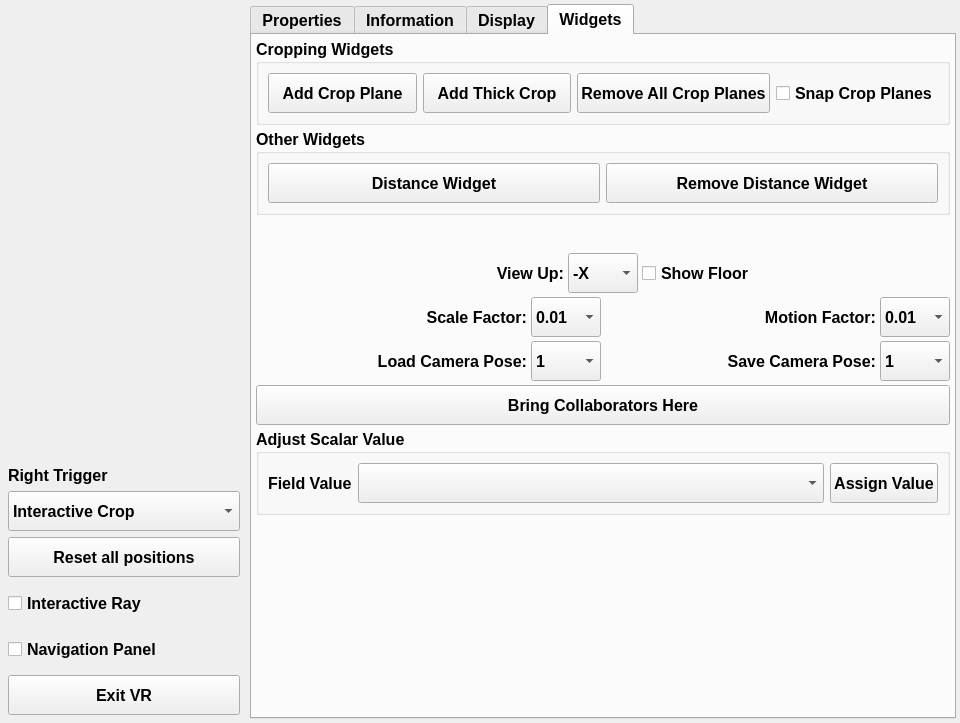
<?xml version="1.0" encoding="UTF-8"?>
<ui version="4.0">
 <class>pqOpenVRControls</class>
 <widget class="QWidget" name="pqOpenVRControls">
  <property name="geometry">
   <rect>
    <x>0</x>
    <y>0</y>
    <width>960</width>
    <height>723</height>
   </rect>
  </property>
  <property name="font">
   <font>
    <family>Arial</family>
    <pointsize>12</pointsize>
    <weight>75</weight>
    <bold>true</bold>
   </font>
  </property>
  <property name="acceptDrops">
   <bool>false</bool>
  </property>
  <property name="windowTitle">
   <string>OpenVRControls</string>
  </property>
  <layout class="QHBoxLayout" name="horizontalLayout_2">
   <property name="leftMargin">
    <number>4</number>
   </property>
   <property name="topMargin">
    <number>4</number>
   </property>
   <property name="rightMargin">
    <number>4</number>
   </property>
   <property name="bottomMargin">
    <number>4</number>
   </property>
   <item>
    <widget class="QWidget" name="widget" native="true">
     <property name="minimumSize">
      <size>
       <width>240</width>
       <height>0</height>
      </size>
     </property>
     <property name="maximumSize">
      <size>
       <width>240</width>
       <height>10000</height>
      </size>
     </property>
     <layout class="QVBoxLayout" name="verticalLayout_5">
      <property name="leftMargin">
       <number>4</number>
      </property>
      <property name="topMargin">
       <number>4</number>
      </property>
      <property name="rightMargin">
       <number>4</number>
      </property>
      <property name="bottomMargin">
       <number>4</number>
      </property>
      <item>
       <widget class="pqPipelineBrowserWidget" name="pipelineBrowser" native="true">
        <property name="sizePolicy">
         <sizepolicy hsizetype="Preferred" vsizetype="Expanding">
          <horstretch>0</horstretch>
          <verstretch>1</verstretch>
         </sizepolicy>
        </property>
        <property name="minimumSize">
         <size>
          <width>0</width>
          <height>360</height>
         </size>
        </property>
        <property name="contextMenuPolicy">
         <enum>Qt::DefaultContextMenu</enum>
        </property>
       </widget>
      </item>
      <item>
       <spacer name="verticalSpacer">
        <property name="orientation">
         <enum>Qt::Vertical</enum>
        </property>
        <property name="sizeHint" stdset="0">
         <size>
          <width>0</width>
          <height>0</height>
         </size>
        </property>
       </spacer>
      </item>
      <item>
       <widget class="QLabel" name="label">
        <property name="text">
         <string>Right Trigger</string>
        </property>
       </widget>
      </item>
      <item>
       <widget class="QComboBox" name="rightTrigger">
        <property name="minimumSize">
         <size>
          <width>40</width>
          <height>40</height>
         </size>
        </property>
        <property name="currentText">
         <string>Interactive Crop</string>
        </property>
        <property name="currentIndex">
         <number>3</number>
        </property>
        <item>
         <property name="text">
          <string>Add Point To Source</string>
         </property>
        </item>
        <item>
         <property name="text">
          <string>Grab</string>
         </property>
        </item>
        <item>
         <property name="text">
          <string>Pick</string>
         </property>
        </item>
        <item>
         <property name="text">
          <string>Interactive Crop</string>
         </property>
        </item>
        <item>
         <property name="text">
          <string>Probe</string>
         </property>
        </item>
       </widget>
      </item>
      <item>
       <widget class="QPushButton" name="resetPositionsButton">
        <property name="minimumSize">
         <size>
          <width>0</width>
          <height>40</height>
         </size>
        </property>
        <property name="text">
         <string>Reset all positions</string>
        </property>
       </widget>
      </item>
      <item>
       <widget class="QCheckBox" name="interactiveRay">
        <property name="minimumSize">
         <size>
          <width>0</width>
          <height>40</height>
         </size>
        </property>
        <property name="text">
         <string>Interactive Ray</string>
        </property>
       </widget>
      </item>
      <item>
       <widget class="QCheckBox" name="navigationPanel">
        <property name="minimumSize">
         <size>
          <width>0</width>
          <height>40</height>
         </size>
        </property>
        <property name="styleSheet">
         <string notr="true"/>
        </property>
        <property name="text">
         <string>Navigation Panel</string>
        </property>
        <property name="iconSize">
         <size>
          <width>16</width>
          <height>16</height>
         </size>
        </property>
       </widget>
      </item>
      <item>
       <widget class="QPushButton" name="exitButton">
        <property name="minimumSize">
         <size>
          <width>0</width>
          <height>40</height>
         </size>
        </property>
        <property name="text">
         <string>Exit VR</string>
        </property>
       </widget>
      </item>
     </layout>
    </widget>
   </item>
   <item>
    <widget class="QTabWidget" name="pqOpenVRTabs">
     <property name="font">
      <font>
       <family>Arial</family>
       <pointsize>12</pointsize>
       <weight>75</weight>
       <bold>true</bold>
      </font>
     </property>
     <property name="acceptDrops">
      <bool>true</bool>
     </property>
     <property name="windowTitle">
      <string>Pipeline</string>
     </property>
     <property name="styleSheet">
      <string notr="true">QTabBar::tab { height: 40px; }
font: 75 12pt &quot;Arial&quot;;</string>
     </property>
     <property name="currentIndex">
      <number>3</number>
     </property>
     <widget class="pqPropertiesPanel" name="propertiesPanel">
      <attribute name="title">
       <string>Properties</string>
      </attribute>
     </widget>
     <widget class="QWidget" name="informationWidgetFrame">
      <attribute name="title">
       <string>Information</string>
      </attribute>
      <layout class="QVBoxLayout" name="verticalLayout_1">
       <property name="spacing">
        <number>0</number>
       </property>
       <property name="leftMargin">
        <number>0</number>
       </property>
       <property name="topMargin">
        <number>0</number>
       </property>
       <property name="rightMargin">
        <number>0</number>
       </property>
       <property name="bottomMargin">
        <number>0</number>
       </property>
       <item>
        <widget class="QScrollArea" name="informationScrollArea">
         <property name="widgetResizable">
          <bool>true</bool>
         </property>
         <widget class="pqProxyInformationWidget" name="informationWidget">
          <property name="geometry">
           <rect>
            <x>0</x>
            <y>0</y>
            <width>98</width>
            <height>28</height>
           </rect>
          </property>
         </widget>
        </widget>
       </item>
      </layout>
     </widget>
     <widget class="pqPropertiesPanel" name="displayPropertiesPanel">
      <property name="panelMode" stdset="0">
       <number>2</number>
      </property>
      <attribute name="title">
       <string>Display</string>
      </attribute>
     </widget>
     <widget class="QWidget" name="widgetsTab">
      <attribute name="title">
       <string>Widgets</string>
      </attribute>
      <layout class="QVBoxLayout" name="verticalLayout_2">
       <property name="spacing">
        <number>4</number>
       </property>
       <property name="leftMargin">
        <number>4</number>
       </property>
       <property name="topMargin">
        <number>4</number>
       </property>
       <property name="rightMargin">
        <number>4</number>
       </property>
       <property name="bottomMargin">
        <number>4</number>
       </property>
       <item>
        <widget class="QGroupBox" name="groupBoxCrop">
         <property name="font">
          <font>
           <family>Arial</family>
           <pointsize>12</pointsize>
           <weight>75</weight>
           <bold>true</bold>
          </font>
         </property>
         <property name="title">
          <string>Cropping Widgets</string>
         </property>
         <layout class="QHBoxLayout" name="horizontalLayout">
          <item>
           <widget class="QPushButton" name="addCropButton">
            <property name="minimumSize">
             <size>
              <width>0</width>
              <height>40</height>
             </size>
            </property>
            <property name="font">
             <font>
              <family>Arial</family>
              <pointsize>12</pointsize>
              <weight>75</weight>
              <bold>true</bold>
             </font>
            </property>
            <property name="text">
             <string>Add Crop Plane</string>
            </property>
           </widget>
          </item>
          <item>
           <widget class="QPushButton" name="addThickCropButton">
            <property name="minimumSize">
             <size>
              <width>0</width>
              <height>40</height>
             </size>
            </property>
            <property name="font">
             <font>
              <family>Arial</family>
              <pointsize>12</pointsize>
              <weight>75</weight>
              <bold>true</bold>
             </font>
            </property>
            <property name="text">
             <string>Add Thick Crop</string>
            </property>
           </widget>
          </item>
          <item>
           <widget class="QPushButton" name="removeCropsButton">
            <property name="minimumSize">
             <size>
              <width>0</width>
              <height>40</height>
             </size>
            </property>
            <property name="font">
             <font>
              <family>Arial</family>
              <pointsize>12</pointsize>
              <weight>75</weight>
              <bold>true</bold>
             </font>
            </property>
            <property name="text">
             <string>Remove All Crop Planes</string>
            </property>
           </widget>
          </item>
          <item>
           <widget class="QCheckBox" name="cropSnapping">
            <property name="minimumSize">
             <size>
              <width>0</width>
              <height>40</height>
             </size>
            </property>
            <property name="font">
             <font>
              <family>Arial</family>
              <pointsize>12</pointsize>
              <weight>75</weight>
              <bold>true</bold>
             </font>
            </property>
            <property name="text">
             <string>Snap Crop Planes</string>
            </property>
           </widget>
          </item>
         </layout>
        </widget>
       </item>
       <item>
        <widget class="QGroupBox" name="groupBox">
         <property name="font">
          <font>
           <family>Arial</family>
           <pointsize>12</pointsize>
           <weight>75</weight>
           <bold>true</bold>
          </font>
         </property>
         <property name="title">
          <string>Other Widgets</string>
         </property>
         <layout class="QGridLayout" name="gridLayout">
          <item row="0" column="0">
           <widget class="QPushButton" name="measurement">
            <property name="minimumSize">
             <size>
              <width>0</width>
              <height>40</height>
             </size>
            </property>
            <property name="font">
             <font>
              <family>Arial</family>
              <pointsize>12</pointsize>
              <weight>75</weight>
              <bold>true</bold>
             </font>
            </property>
            <property name="text">
             <string>Distance Widget</string>
            </property>
           </widget>
          </item>
          <item row="0" column="1">
           <widget class="QPushButton" name="removeMeasurement">
            <property name="minimumSize">
             <size>
              <width>0</width>
              <height>40</height>
             </size>
            </property>
            <property name="font">
             <font>
              <family>Arial</family>
              <pointsize>12</pointsize>
              <weight>75</weight>
              <bold>true</bold>
             </font>
            </property>
            <property name="text">
             <string>Remove Distance Widget</string>
            </property>
           </widget>
          </item>
         </layout>
        </widget>
       </item>
       <item>
        <widget class="pqVCRToolbar" name="VCR" native="true">
         <property name="minimumSize">
          <size>
           <width>20</width>
           <height>30</height>
          </size>
         </property>
        </widget>
       </item>
       <item>
        <layout class="QHBoxLayout" name="horizontalLayout_3">
         <item>
          <widget class="QLabel" name="viewUpLabel">
           <property name="minimumSize">
            <size>
             <width>0</width>
             <height>40</height>
            </size>
           </property>
           <property name="font">
            <font>
             <family>Arial</family>
             <pointsize>12</pointsize>
             <weight>75</weight>
             <bold>true</bold>
            </font>
           </property>
           <property name="text">
            <string>View Up:</string>
           </property>
           <property name="alignment">
            <set>Qt::AlignRight|Qt::AlignTrailing|Qt::AlignVCenter</set>
           </property>
          </widget>
         </item>
         <item>
          <widget class="QComboBox" name="viewUpCombo">
           <property name="minimumSize">
            <size>
             <width>0</width>
             <height>40</height>
            </size>
           </property>
           <property name="maximumSize">
            <size>
             <width>70</width>
             <height>16777215</height>
            </size>
           </property>
           <property name="font">
            <font>
             <family>Arial</family>
             <pointsize>12</pointsize>
             <weight>75</weight>
             <bold>true</bold>
            </font>
           </property>
           <item>
            <property name="text">
             <string>-X</string>
            </property>
           </item>
           <item>
            <property name="text">
             <string>+X</string>
            </property>
           </item>
           <item>
            <property name="text">
             <string>-Y</string>
            </property>
           </item>
           <item>
            <property name="text">
             <string>+Y</string>
            </property>
           </item>
           <item>
            <property name="text">
             <string>-Z</string>
            </property>
           </item>
           <item>
            <property name="text">
             <string>+Z</string>
            </property>
           </item>
          </widget>
         </item>
         <item>
          <widget class="QCheckBox" name="showFloorCheckbox">
           <property name="minimumSize">
            <size>
             <width>0</width>
             <height>40</height>
            </size>
           </property>
           <property name="font">
            <font>
             <family>Arial</family>
             <pointsize>12</pointsize>
             <weight>75</weight>
             <bold>true</bold>
            </font>
           </property>
           <property name="text">
            <string>Show Floor</string>
           </property>
          </widget>
         </item>
        </layout>
       </item>
       <item>
        <layout class="QHBoxLayout" name="horizontalLayout_4">
         <item>
          <widget class="QLabel" name="scaleFactorLabel">
           <property name="minimumSize">
            <size>
             <width>0</width>
             <height>40</height>
            </size>
           </property>
           <property name="font">
            <font>
             <family>Arial</family>
             <pointsize>12</pointsize>
             <weight>75</weight>
             <bold>true</bold>
            </font>
           </property>
           <property name="text">
            <string>Scale Factor:</string>
           </property>
           <property name="alignment">
            <set>Qt::AlignRight|Qt::AlignTrailing|Qt::AlignVCenter</set>
           </property>
          </widget>
         </item>
         <item>
          <widget class="QComboBox" name="scaleFactorCombo">
           <property name="minimumSize">
            <size>
             <width>0</width>
             <height>40</height>
            </size>
           </property>
           <property name="maximumSize">
            <size>
             <width>70</width>
             <height>16777215</height>
            </size>
           </property>
           <property name="font">
            <font>
             <family>Arial</family>
             <pointsize>12</pointsize>
             <weight>75</weight>
             <bold>true</bold>
            </font>
           </property>
           <property name="currentText">
            <string>0.01</string>
           </property>
           <item>
            <property name="text">
             <string>0.01</string>
            </property>
           </item>
           <item>
            <property name="text">
             <string>0.1</string>
            </property>
           </item>
           <item>
            <property name="text">
             <string>1</string>
            </property>
           </item>
           <item>
            <property name="text">
             <string>10</string>
            </property>
           </item>
           <item>
            <property name="text">
             <string>100</string>
            </property>
           </item>
          </widget>
         </item>
         <item>
          <widget class="QLabel" name="motionFactorLabel">
           <property name="minimumSize">
            <size>
             <width>0</width>
             <height>40</height>
            </size>
           </property>
           <property name="font">
            <font>
             <family>Arial</family>
             <pointsize>12</pointsize>
             <weight>75</weight>
             <bold>true</bold>
            </font>
           </property>
           <property name="text">
            <string>Motion Factor:</string>
           </property>
           <property name="alignment">
            <set>Qt::AlignRight|Qt::AlignTrailing|Qt::AlignVCenter</set>
           </property>
          </widget>
         </item>
         <item>
          <widget class="QComboBox" name="motionFactorCombo">
           <property name="minimumSize">
            <size>
             <width>0</width>
             <height>40</height>
            </size>
           </property>
           <property name="maximumSize">
            <size>
             <width>70</width>
             <height>16777215</height>
            </size>
           </property>
           <property name="font">
            <font>
             <family>Arial</family>
             <pointsize>12</pointsize>
             <weight>75</weight>
             <bold>true</bold>
            </font>
           </property>
           <property name="currentText">
            <string>0.01</string>
           </property>
           <item>
            <property name="text">
             <string>0.01</string>
            </property>
           </item>
           <item>
            <property name="text">
             <string>0.1</string>
            </property>
           </item>
           <item>
            <property name="text">
             <string>1</string>
            </property>
           </item>
           <item>
            <property name="text">
             <string>10</string>
            </property>
           </item>
           <item>
            <property name="text">
             <string>100</string>
            </property>
           </item>
          </widget>
         </item>
        </layout>
       </item>
       <item>
        <layout class="QHBoxLayout" name="horizontalLayout_5">
         <item>
          <widget class="QLabel" name="loadCameraLabel">
           <property name="minimumSize">
            <size>
             <width>0</width>
             <height>40</height>
            </size>
           </property>
           <property name="font">
            <font>
             <family>Arial</family>
             <pointsize>12</pointsize>
             <weight>75</weight>
             <bold>true</bold>
            </font>
           </property>
           <property name="text">
            <string>Load Camera Pose:</string>
           </property>
           <property name="alignment">
            <set>Qt::AlignRight|Qt::AlignTrailing|Qt::AlignVCenter</set>
           </property>
          </widget>
         </item>
         <item>
          <widget class="QComboBox" name="loadCameraCombo">
           <property name="minimumSize">
            <size>
             <width>0</width>
             <height>40</height>
            </size>
           </property>
           <property name="maximumSize">
            <size>
             <width>70</width>
             <height>16777215</height>
            </size>
           </property>
           <property name="font">
            <font>
             <family>Arial</family>
             <pointsize>12</pointsize>
             <weight>75</weight>
             <bold>true</bold>
            </font>
           </property>
           <item>
            <property name="text">
             <string>1</string>
            </property>
           </item>
           <item>
            <property name="text">
             <string>2</string>
            </property>
           </item>
           <item>
            <property name="text">
             <string>3</string>
            </property>
           </item>
           <item>
            <property name="text">
             <string>4</string>
            </property>
           </item>
           <item>
            <property name="text">
             <string>5</string>
            </property>
           </item>
           <item>
            <property name="text">
             <string>6</string>
            </property>
           </item>
           <item>
            <property name="text">
             <string>7</string>
            </property>
           </item>
           <item>
            <property name="text">
             <string>8</string>
            </property>
           </item>
           <item>
            <property name="text">
             <string>9</string>
            </property>
           </item>
          </widget>
         </item>
         <item>
          <widget class="QLabel" name="saveCameraLabel">
           <property name="minimumSize">
            <size>
             <width>0</width>
             <height>40</height>
            </size>
           </property>
           <property name="font">
            <font>
             <family>Arial</family>
             <pointsize>12</pointsize>
             <weight>75</weight>
             <bold>true</bold>
            </font>
           </property>
           <property name="text">
            <string>Save Camera Pose:</string>
           </property>
           <property name="alignment">
            <set>Qt::AlignRight|Qt::AlignTrailing|Qt::AlignVCenter</set>
           </property>
          </widget>
         </item>
         <item>
          <widget class="QComboBox" name="saveCameraCombo">
           <property name="minimumSize">
            <size>
             <width>0</width>
             <height>40</height>
            </size>
           </property>
           <property name="maximumSize">
            <size>
             <width>70</width>
             <height>16777215</height>
            </size>
           </property>
           <property name="font">
            <font>
             <family>Arial</family>
             <pointsize>12</pointsize>
             <weight>75</weight>
             <bold>true</bold>
            </font>
           </property>
           <item>
            <property name="text">
             <string>1</string>
            </property>
           </item>
           <item>
            <property name="text">
             <string>2</string>
            </property>
           </item>
           <item>
            <property name="text">
             <string>3</string>
            </property>
           </item>
           <item>
            <property name="text">
             <string>4</string>
            </property>
           </item>
           <item>
            <property name="text">
             <string>5</string>
            </property>
           </item>
           <item>
            <property name="text">
             <string>6</string>
            </property>
           </item>
           <item>
            <property name="text">
             <string>7</string>
            </property>
           </item>
           <item>
            <property name="text">
             <string>8</string>
            </property>
           </item>
           <item>
            <property name="text">
             <string>9</string>
            </property>
           </item>
          </widget>
         </item>
        </layout>
       </item>
       <item>
        <widget class="QPushButton" name="comeToMeButton">
         <property name="minimumSize">
          <size>
           <width>0</width>
           <height>40</height>
          </size>
         </property>
         <property name="font">
          <font>
           <family>Arial</family>
           <pointsize>12</pointsize>
           <weight>75</weight>
           <bold>true</bold>
          </font>
         </property>
         <property name="text">
          <string>Bring Collaborators Here</string>
         </property>
        </widget>
       </item>
       <item>
        <widget class="QGroupBox" name="groupBox_2">
         <property name="font">
          <font>
           <family>Arial</family>
           <pointsize>12</pointsize>
           <weight>75</weight>
           <bold>true</bold>
          </font>
         </property>
         <property name="title">
          <string>Adjust Scalar Value</string>
         </property>
         <layout class="QHBoxLayout" name="horizontalLayout_8">
          <item>
           <widget class="QLabel" name="fieldValueLabel">
            <property name="font">
             <font>
              <family>Arial</family>
              <pointsize>12</pointsize>
              <weight>75</weight>
              <bold>true</bold>
             </font>
            </property>
            <property name="text">
             <string>Field Value</string>
            </property>
           </widget>
          </item>
          <item>
           <widget class="QComboBox" name="fieldValueCombo">
            <property name="sizePolicy">
             <sizepolicy hsizetype="Preferred" vsizetype="Fixed">
              <horstretch>1</horstretch>
              <verstretch>0</verstretch>
             </sizepolicy>
            </property>
            <property name="minimumSize">
             <size>
              <width>0</width>
              <height>40</height>
             </size>
            </property>
            <property name="font">
             <font>
              <family>Arial</family>
              <pointsize>12</pointsize>
              <weight>75</weight>
              <bold>true</bold>
             </font>
            </property>
           </widget>
          </item>
          <item>
           <widget class="QPushButton" name="fieldValueButton">
            <property name="minimumSize">
             <size>
              <width>0</width>
              <height>40</height>
             </size>
            </property>
            <property name="font">
             <font>
              <family>Arial</family>
              <pointsize>12</pointsize>
              <weight>75</weight>
              <bold>true</bold>
             </font>
            </property>
            <property name="text">
             <string>Assign Value</string>
            </property>
           </widget>
          </item>
         </layout>
        </widget>
       </item>
       <item>
        <spacer name="verticalSpacer2">
         <property name="orientation">
          <enum>Qt::Vertical</enum>
         </property>
         <property name="sizeHint" stdset="0">
          <size>
           <width>20</width>
           <height>40</height>
          </size>
         </property>
        </spacer>
       </item>
      </layout>
     </widget>
    </widget>
   </item>
  </layout>
 </widget>
 <customwidgets>
  <customwidget>
   <class>pqPipelineBrowserWidget</class>
   <extends>QWidget</extends>
   <header>pqPipelineBrowserWidget.h</header>
   <container>1</container>
  </customwidget>
  <customwidget>
   <class>pqProxyInformationWidget</class>
   <extends>QWidget</extends>
   <header>pqProxyInformationWidget.h</header>
   <container>1</container>
  </customwidget>
  <customwidget>
   <class>pqPropertiesPanel</class>
   <extends>QWidget</extends>
   <header>pqPropertiesPanel.h</header>
   <container>1</container>
  </customwidget>
  <customwidget>
   <class>pqVCRToolbar</class>
   <extends>QWidget</extends>
   <header>pqVCRToolbar.h</header>
   <container>1</container>
  </customwidget>
 </customwidgets>
 <resources>
  <include location="../../Qt/Components/Resources/pqComponents.qrc"/>
 </resources>
 <connections/>
</ui>
